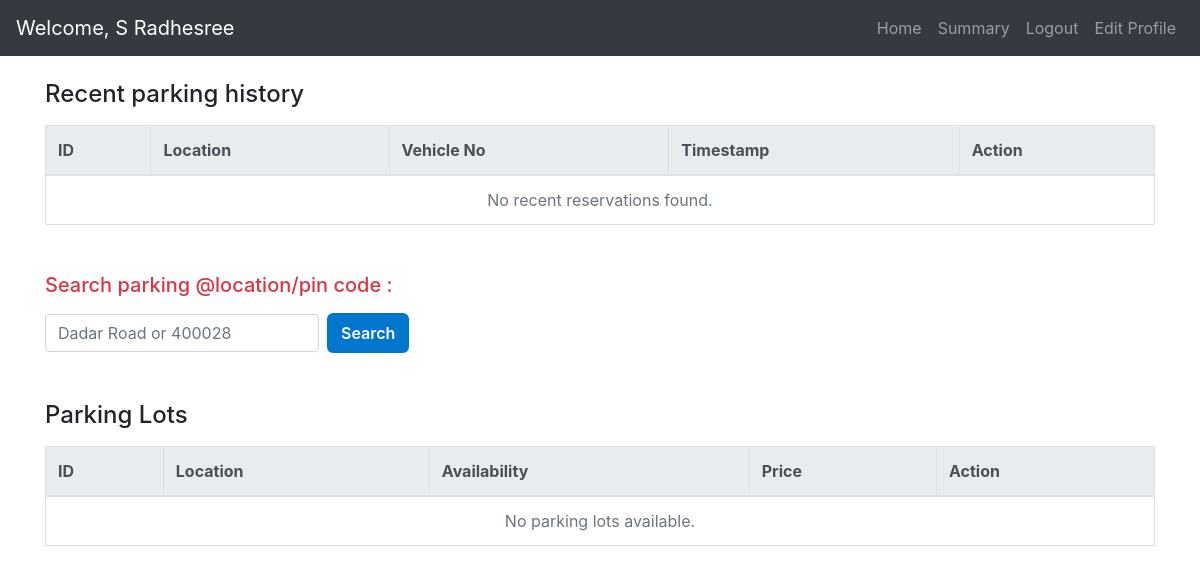
The page /user_dashboard/1 on the database as committed earlier.
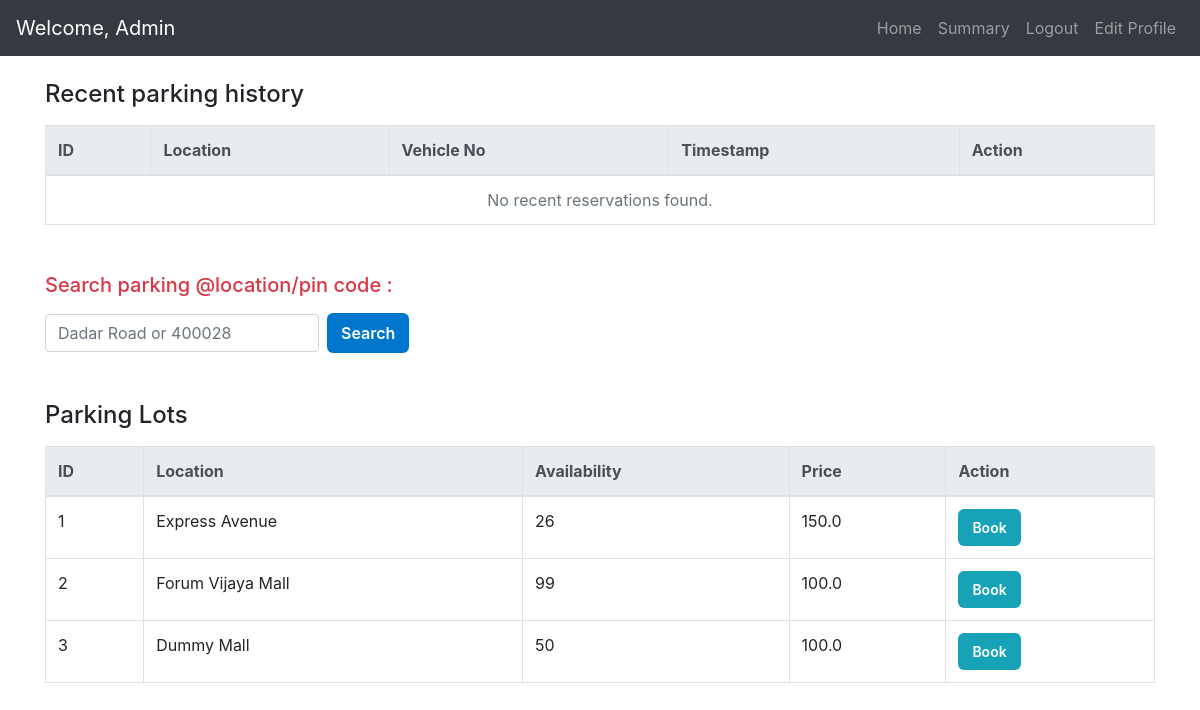
The same page on the database as committed later.
### models/models.py (models this page shows)
class User(db.Model):
    __tablename__= 'users'
    id= db.Column(db.Integer, primary_key=True)
    email= db.Column(db.String, unique=True, nullable=False)
    password= db.Column(db.String, nullable=False)
    full_name= db.Column(db.String)
    address= db.Column(db.String)
    pincode= db.Column(db.String)
    type= db.Column(db.String, default="general")
    reservations= relationship('Reservation', back_populates='user')

class ParkingLot(db.Model):
    __tablename__= 'parking_lots'
    id= db.Column(db.Integer, primary_key=True)
    prime_location_name= db.Column(db.String, nullable=False)
    price= db.Column(db.Float, nullable=False)
    address= db.Column(db.String)
    pin_code= db.Column(db.String)
    number_of_spots= db.Column(db.Integer)
    spots= relationship('ParkingSpot', back_populates='lot')

### controllers/users.py (the view)
@app.route('/user_dashboard/<int:user_id>')
def user_dashboard(user_id):
    user = User.query.get_or_404(user_id)
    reservations = Reservation.query.filter_by(user_id=user.id).filter(Reservation.leaving_timestamp == None).all()
    released_reservations = Reservation.query.filter_by(user_id=user.id).filter(Reservation.leaving_timestamp != None).all()
    parking_lots = ParkingLot.query.all()
    return render_template(
        'user_dash.html',
        user=user,
        reservations=reservations,
        released_reservations=released_reservations,
        parking_lots=parking_lots
    )

### templates/user_dash.html (shortened to what this page needs)
<!DOCTYPE html>
<html lang="en">
<head>
  <link rel="stylesheet" href="https://cdn.jsdelivr.net/npm/bootstrap@4.0.0/dist/css/bootstrap.min.css" />
  <link rel="stylesheet" href="{{ url_for('static', filename='user.css') }}">
</head>
<body>
  <nav class="navbar navbar-expand-lg navbar-dark bg-dark">
    <a class="navbar-brand" href="#">Welcome, {{ user.full_name }}</a>
    <div class="collapse navbar-collapse" id="userNavbar">
      <ul class="navbar-nav ml-auto">
        <li class="nav-item"><a class="nav-link" href="{{ url_for('user_dashboard', user_id=user.id) }}">Home</a></li>
        <li class="nav-item"><a class="nav-link" href="{{ url_for('user_summary', user_id=user.id) }}">Summary</a></li>
        <li class="nav-item"><a class="nav-link" href="/login">Logout</a></li>
        <li class="nav-item"><a class="nav-link" href="{{ url_for('edit_profile', user_id=user.id) }}" id="editProfileLink">Edit Profile</a></li>
      </ul>
    </div>
  </nav>
  <div class="container mt-4">
    <section class="recent-parking-history mb-5">
      <h4 class="mb-3">Recent parking history</h4>
      <table class="table table-hover table-bordered">
        <thead class="thead-light">
          <tr>
            <th>ID</th>
            <th>Location</th>
            <th>Vehicle No</th>
            <th>Timestamp</th>
            <th>Action</th>
          </tr>
        </thead>
        <tbody>
          {% for reservation in reservations %}
          <tr>
            <td>{{ reservation.id }}</td>
            <td>{{ reservation.spot.lot.prime_location_name }}</td>
            <td>{{ reservation.vehicle_num }}</td>
            <td>{{ reservation.parking_timestamp.strftime('%H:%M:%S') }}</td>
            <td>
              <form method="POST" action="{{ url_for('release_parking', reservation_id=reservation.id) }}">
                <button type="submit" class="btn btn-sm btn-danger">Release</button>
              </form>
            </td>
          </tr>
          {% else %}
          <tr>
            <td colspan="5" class="text-center text-muted">No recent reservations found.</td>
          </tr>
          {% endfor %}
        </tbody>
      </table>
    </section>
    <section class="search-parking mb-5">
      <h5 class="mb-3 text-danger">Search parking @location/pin code :</h5>
      <form action="{{ url_for('user_search', user_id=user.id) }}" method="GET" class="form-inline">
        <input type="text" name="query" placeholder="Dadar Road or 400028" class="form-control mr-2" required />
        <button type="submit" class="btn btn-primary">Search</button>
      </form>
    </section>
    <section class="parking-lots">
      <h4 class="mb-3">Parking Lots</h4>
      <table class="table table-bordered table-hover">
        <thead class="thead-light">
          <tr>
            <th>ID</th>
            <th>Location</th>
            <th>Availability</th>
            <th>Price</th>
            <th>Action</th>
          </tr>
        </thead>
        <tbody>
          {% for lot in parking_lots %}
          <tr>
            <td>{{ lot.id }}</td>
            <td>{{ lot.prime_location_name }}</td>
            <td>{{ lot.number_of_spots }}</td>
            <td>{{ lot.price }}</td>
            <td>
              <form method="GET" action="{{ url_for('book_slot', lot_id=lot.id, user_id=user.id) }}">
                <button type="submit" class="btn btn-sm btn-info">Book</button>
              </form>
            </td>
          </tr>
          {% else %}
          <tr>
            <td colspan="5" class="text-center text-muted">No parking lots available.</td>
          </tr>
          {% endfor %}
        </tbody>
      </table>
    </section>
  </div>
</body>
</html>

Rows that differ between the two databases and show on the page:
changed User: full_name "S Radhesree" → "Admin"
added ParkingLot: id "1", prime_location_name "Express Avenue", number_of_spots "26", price "150.0"
added ParkingLot: id "2", prime_location_name "Forum Vijaya Mall", number_of_spots "99", price "100.0"
added ParkingLot: id "3", prime_location_name "Dummy Mall", number_of_spots "50", price "100.0"
Other text that changed with them:
text no longer shown: "No parking lots available."
